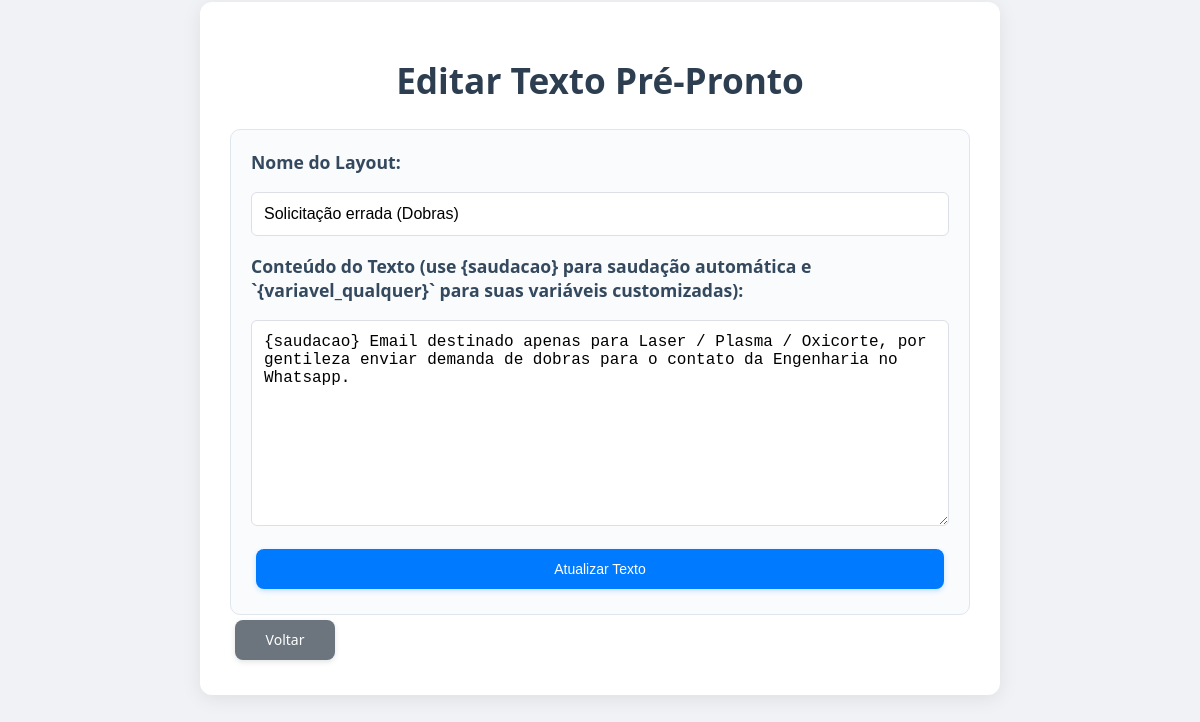
/edit/6, run on the app's committed database.
### tables this page shows
CREATE TABLE texts (
            id INTEGER PRIMARY KEY AUTOINCREMENT,
            name TEXT NOT NULL,
            content TEXT NOT NULL
        );

### app.py (the view, shortened to what this page needs)
@app.route('/edit/<int:text_id>', methods=('GET', 'POST'))
def edit_text(text_id):
    conn = get_db_connection()
    text = conn.execute('SELECT * FROM texts WHERE id = ?', (text_id,)).fetchone()
    if text is None:
        flash('Texto não encontrado para edição.')
        return redirect(url_for('index'))
    conn.close()
    return render_template('edit_text.html', text=text)

### app.py (called while the page is built)
def get_db_connection():
    conn = sqlite3.connect('texts.db')
    conn.row_factory = sqlite3.Row
    return conn

### templates/edit_text.html (shortened to what this page needs)
<!DOCTYPE html>
<html lang="pt-br">
<head>
    <link rel="stylesheet" href="{{ url_for('static', filename='css/style.css') }}">
</head>
<body>
    <div class="container">
        <h1>Editar Texto Pré-Pronto</h1>
        <form method="POST">
            <label for="name">Nome do Layout:</label>
            <input type="text" id="name" name="name" required value="{{ text.name }}">
            <label for="content">Conteúdo do Texto (use {saudacao} para saudação automática e `{variavel_qualquer}` para suas variáveis customizadas):</label>
            <textarea id="content" name="content" rows="10" required>{{ text.content }}</textarea>
            <button type="submit" class="button">Atualizar Texto</button>
        </form>
        <a href="{{ url_for('index') }}" class="button back-button">Voltar</a>
    </div>
</body>
</html>

### static/css/style.css (style rules this page uses)
body { font-family: 'Segoe UI', Roboto, 'Helvetica Neue', Arial, sans-serif; background-color: #f0f2f5; color: #333; margin: 0; padding: 2px; display: flex; justify-content: center; align-items: flex-start; min-height: 150vh; }
.container { background-color: #fff; padding: 30px; border-radius: 12px; box-shadow: 0 4px 20px rgba(0, 0, 0, 0.08); width: 100%; max-width: 800px; box-sizing: border-box; }
h1 { color: #2c3e50; text-align: center; margin-bottom: 25px; font-size: 2.2em; font-weight: 600; }
.button { display: inline-flex; justify-content: center; align-items: center; min-width: 100px; height: 40px; background-color: #007bff; color: white; padding: 8px 16px; border: none; border-radius: 8px; cursor: pointer; text-decoration: none; font-size: 14px; font-weight: 500; margin: 5px; transition: all 0.3s ease; box-shadow: 0 2px 5px rgba(0, 123, 255, 0.2); box-sizing: border-box; }
.back-button { background-color: #6c757d; box-shadow: 0 2px 5px rgba(108, 117, 125, 0.2); }
form { display: flex; flex-direction: column; gap: 18px; margin-top: 25px; padding: 20px; background-color: #f9fbfd; border-radius: 10px; border: 1px solid #e0e6ed; }
form label { font-weight: 600; color: #34495e; font-size: 1.1em; }
form input[type="text"], form textarea { padding: 12px; border: 1px solid #dcdfe6; border-radius: 6px; font-size: 16px; width: 100%; box-sizing: border-box; transition: border-color 0.3s ease, box-shadow 0.3s ease; }
form textarea { resize: vertical; min-height: 180px; }

### data on the page
texts: name "Solicitação errada (Dobras)", content "{saudacao} Email destinado apenas para Laser / Plasma / Oxicorte, por gentileza enviar demanda de dobras para o contato da Engenharia no Whatsapp."
